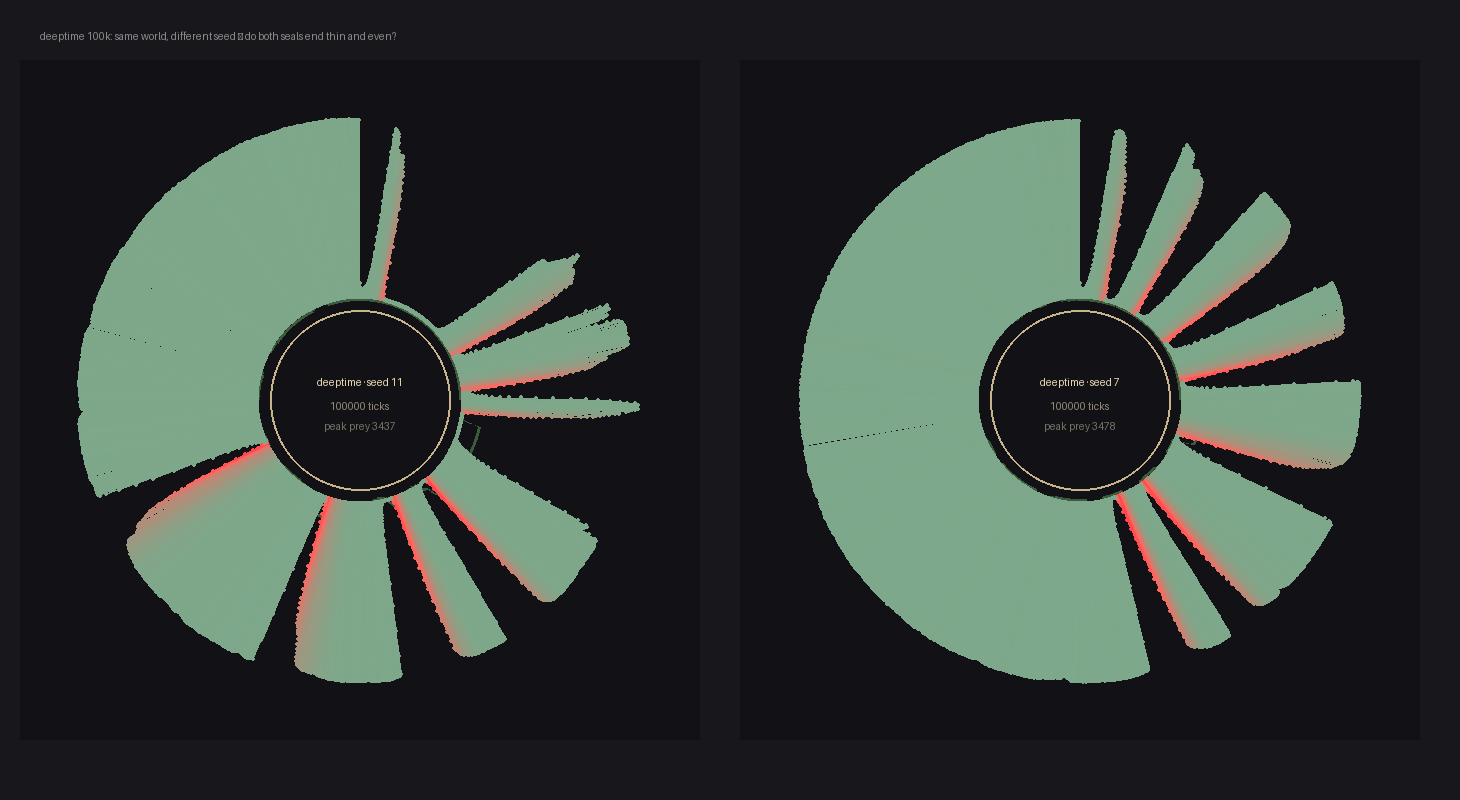

Python code for this plot:
"""deepseal.py — парные печати deeptime-реплик (s11 vs s7, 100k тиков).

The deeptime question: convergence seen in seed 11 — law or luck?
Seed 7 replicated it (families 73→2, prey locked at capacity).
The terr pairs showed that paired seals make the experiment visible.
Here the pair answers differently: same world, different seed —
the seals should rhyme if convergence is real, differ in WHERE
the drama lives if the seeds had different youths.

Reuses runseal.seal/load — same wreath grammar.
Output: deepseal.png — two seals side by side.
"""

import os
from PIL import Image, ImageDraw
from runseal import seal, load, TILE


def main():
    base = os.path.join(os.path.dirname(__file__), '..', 'runs')
    runs = [
        ('deeptime/dt.csv', 'deeptime · seed 11'),
        ('deeptime-s7/dt.csv', 'deeptime · seed 7'),
    ]
    plate = Image.new('RGB', (len(runs) * (TILE + 40) + 20,
                              TILE + 120), (24, 24, 28))
    dr = ImageDraw.Draw(plate)
    dr.text((40, 30),
            'deeptime 100k: same world, different seed — '
            'do both seals end thin and even?',
            fill=(140, 140, 140))
    for col, (path, name) in enumerate(runs):
        img = seal(load(os.path.join(base, path)), name)
        plate.paste(img, (20 + col * (TILE + 40), 60))
    out = os.path.join(os.path.dirname(__file__), 'deepseal.png')
    plate.save(out)
    print('saved', out)


if __name__ == '__main__':
    main()
